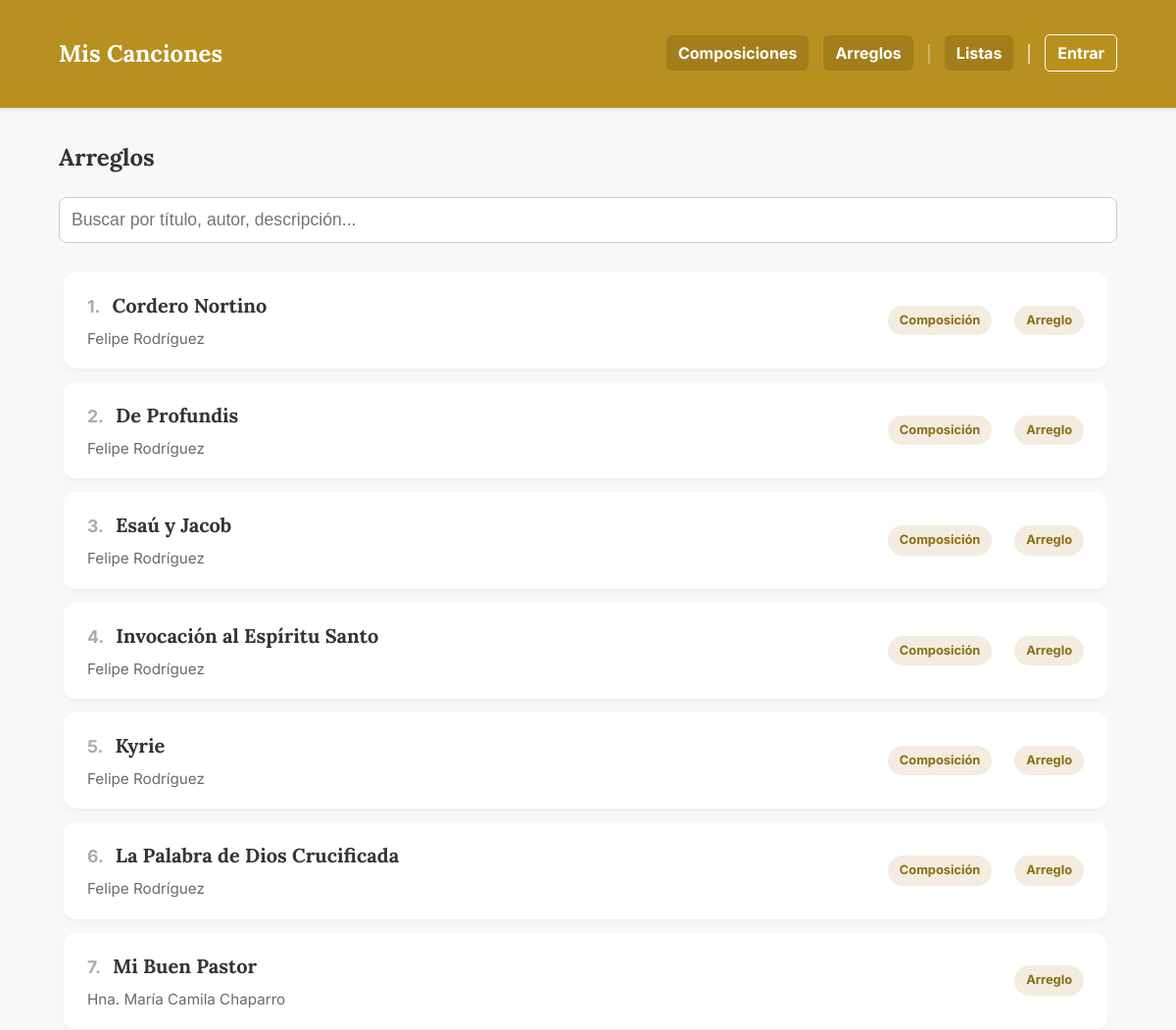
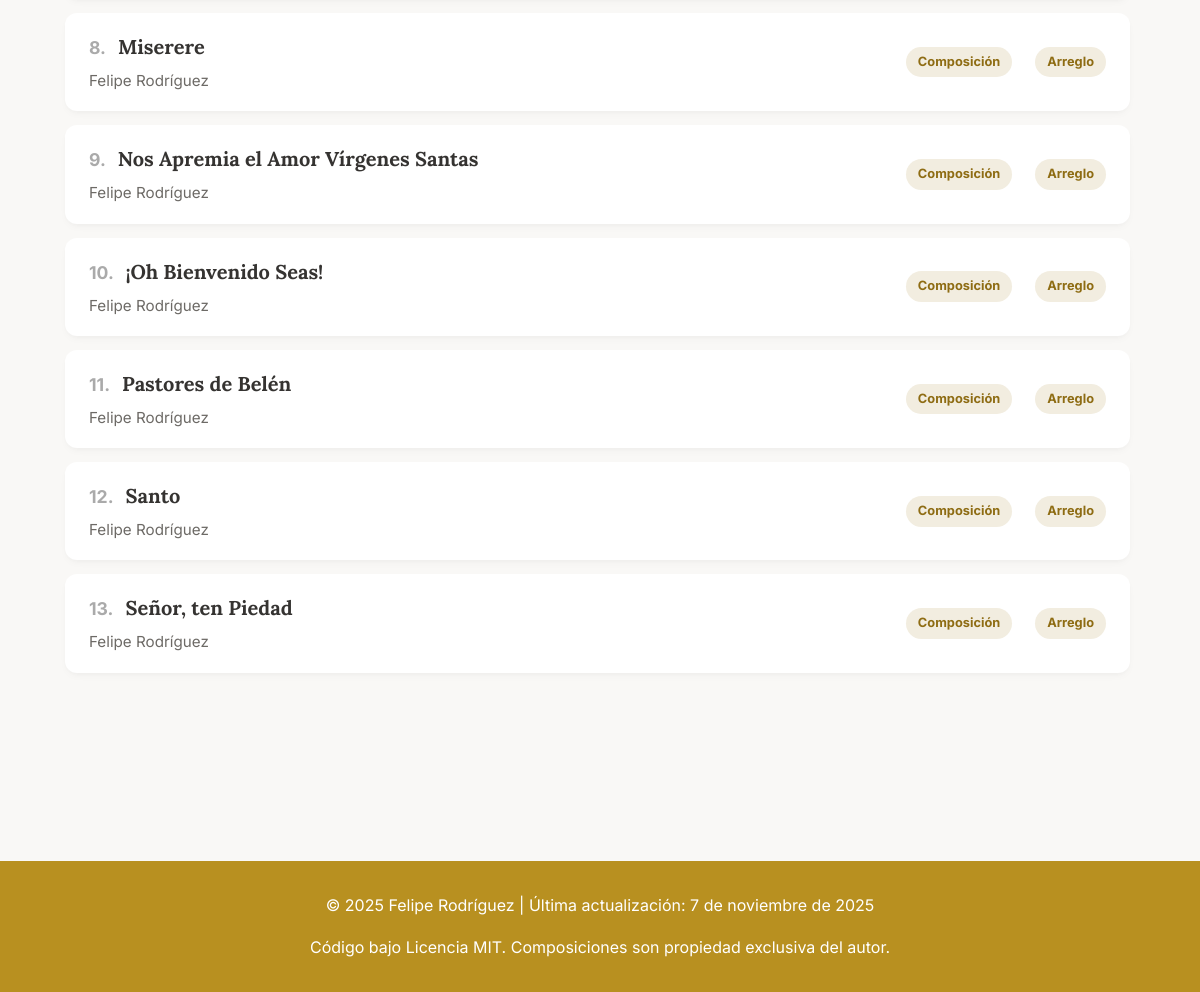
The app's page /arreglos, older data (2 pictures, top to bottom).
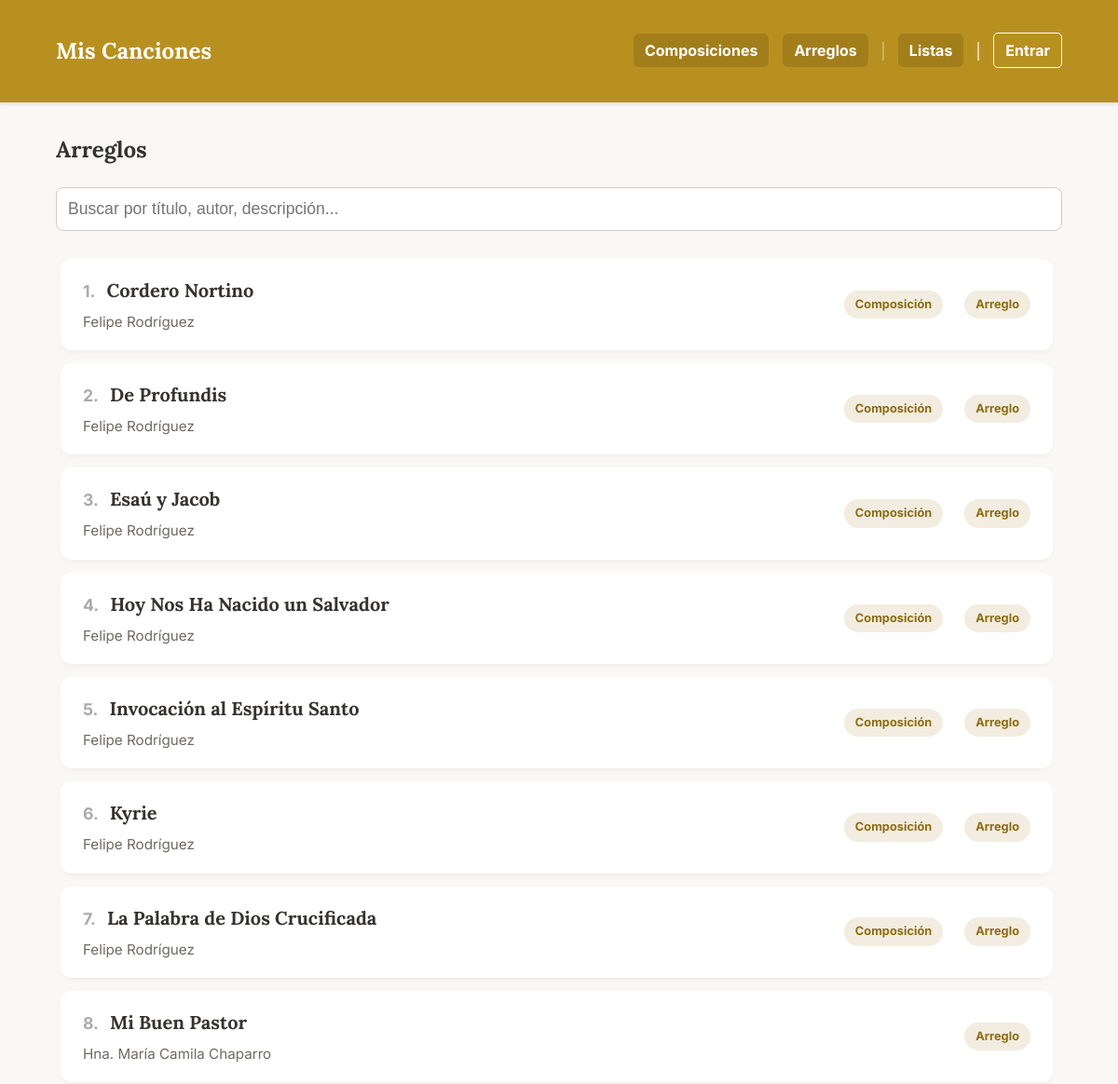
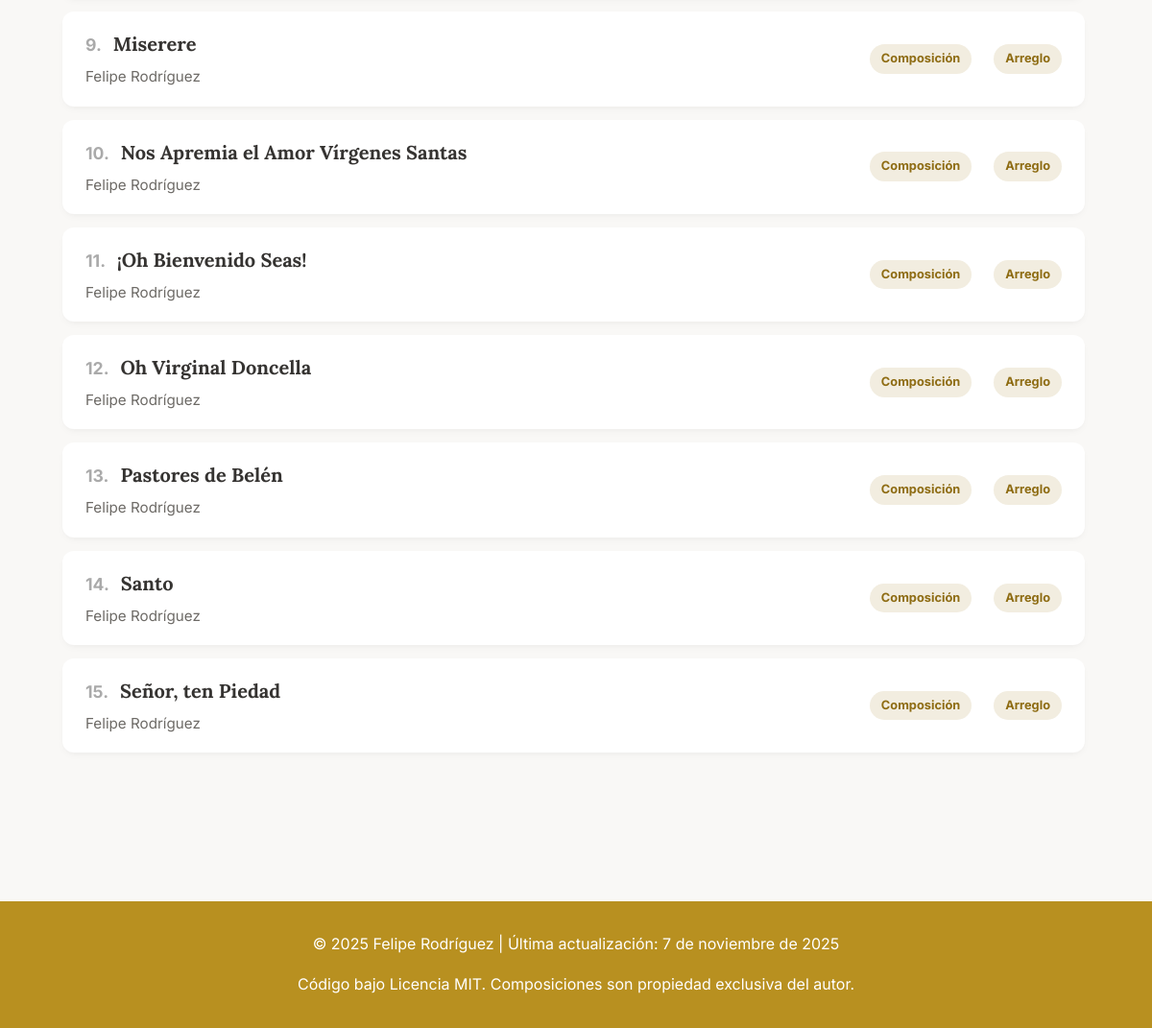
The same page, newer data (2 pictures, top to bottom).
### app.py (models this page shows, shortened)
class Cancion(db.Model):
    id = db.Column(db.Integer, primary_key=True)
    titulo = db.Column(db.String(150), nullable=False)
    musica = db.Column(db.String(100))
    letra = db.Column(db.String(100))
    adaptacion = db.Column(db.String(100))
    idioma = db.Column(db.String(50))
    dia = db.Column(db.Integer, nullable=True)
    mes = db.Column(db.Integer, nullable=True)
    anio = db.Column(db.Integer)
    descripcion = db.Column(db.Text)
    audio = db.Column(db.String(150))
    letras_acordes = db.Column(db.String(150)) # Antes 'partitura' (PDF)
    partitura = db.Column(db.String(150))      # Antes 'partitura_xml' (MusicXML)
    midi = db.Column(db.String(150))           # Archivo MIDI
    tags_json = db.Column(db.String(500))
    tipo = db.Column(db.String(50), nullable=False, default='local')
    categorias_json = db.Column(db.String(200))
    youtube_video_embed = db.Column(db.Text)
    youtube_audio_embed = db.Column(db.Text)
    @property
    def categorias(self):
        return json.loads(self.categorias_json) if self.categorias_json else []

### app.py (the view)
@app.route('/arreglos')
def ver_arreglos():
    base_songs = search_by_category("Arreglo")
    filtered_songs, search_query = search_songs(base_songs)
    filtered_songs.sort(key=lambda x: normalize_for_sorting(x.titulo))
    return render_template('arreglos.html', composiciones=filtered_songs, search_query=search_query, page_context='arreglos')

### app.py (called while the page is built, shortened)
@app.template_filter('sort_categories_for_page')
def sort_categories_for_page(categories, page_context='default'):
    sorted_cats = list(categories) # Crear una copia para no modificar la original
    if page_context == 'arreglos':
        sorted_cats.sort(key=lambda x: (x != 'Composición', x != 'Arreglo'))
    else:
        sorted_cats.sort(key=lambda x: (x != 'Arreglo', x != 'Composición'))
    return sorted_cats

def normalize_for_sorting(titulo):
    if not titulo:
        return ""
    titulo_normalizado = unidecode(titulo.lower())
    return "".join(c for c in titulo_normalizado if c.isalnum() or c.isspace()).strip()

def search_songs(base_songs):
    search_query = request.args.get('search', '').strip()
    if not search_query:
        return base_songs, search_query

def search_by_category(category_name):
    all_songs = Cancion.query.all()
    normalized_category = unidecode(category_name.lower())
    return [
        song for song in all_songs if normalized_category in unidecode(str(song.categorias).lower())
    ]

### templates/arreglos.html
{% extends "base.html" %}
{% block content %}
    <h2>Arreglos</h2>
    {% include '_filters.html' %}
    <div class="lista-scroll" id="song-list-container">
        {% include '_song_list.html' %}
    </div>
{% endblock %}

### templates/_song_list.html
<div class="lista-composiciones">
    {% for obra in composiciones %}
        <a href="{{ url_for('ver_composicion', comp_id=obra.id, context=page_context, tag_name=tag_nombre, search=search_query, sort_by=sort_by) }}" class="tarjeta-obra">
            <div class="info-tarjeta">
                <div class="song-title-with-number">
                    <span class="song-number">{{ loop.index }}.</span>
                    <h3>{{ obra.titulo }}</h3>
                </div>
                <p>{{ obra.musica }}</p>
            </div>
            <div class="categoria-tags-container">
                {% if obra.categorias %}
                    {% for cat in obra.categorias | sort_categories_for_page(page_context) %}
                        <span class="categoria-tag">{{ cat }}</span>
                    {% endfor %}
                {% endif %}
            </div>
        </a>
    {% else %}
        <p style="padding: 20px;">No se encontraron canciones que coincidan con tu búsqueda.</p>
    {% endfor %}
</div>

Row changes from the older to the newer data that the page shows:
now on this page (row edited): Cancion: titulo "Hoy Nos Ha Nacido un Salvador", musica "Felipe Rodríguez", cat "Composición" "Arreglo"
now on this page (row edited): Cancion: titulo "Oh Virginal Doncella", musica "Felipe Rodríguez", cat "Composición" "Arreglo"
